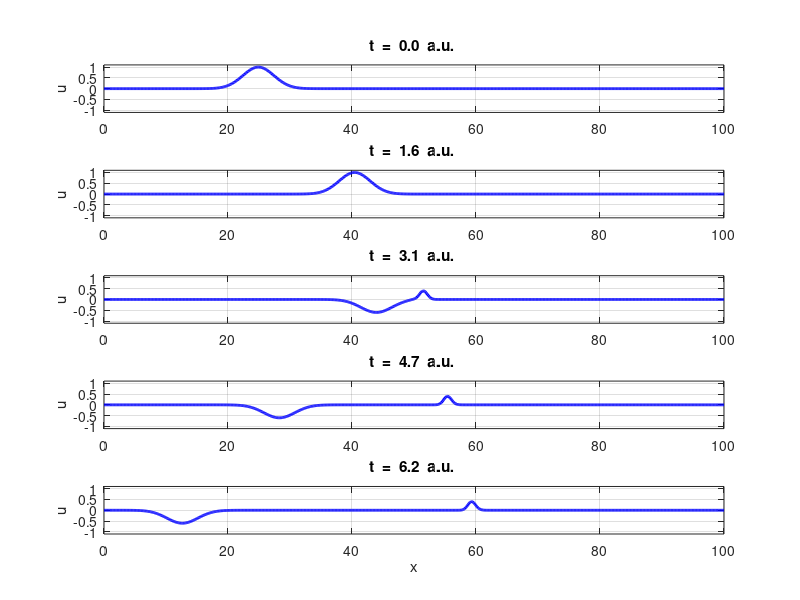
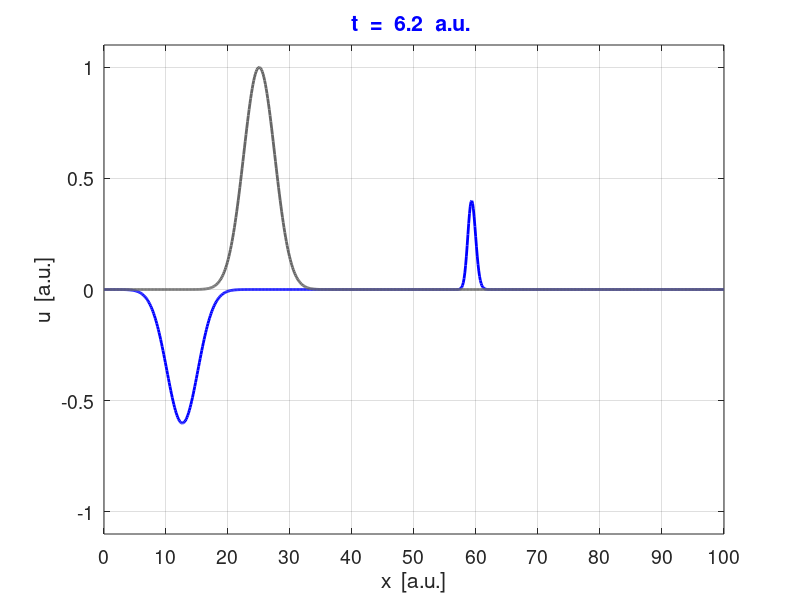
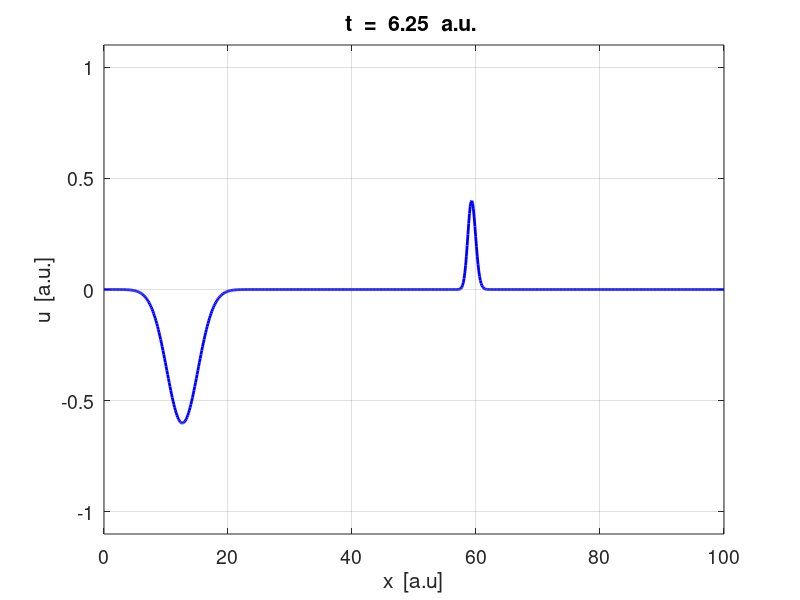

MATLAB code to generate these figures, in order:
% em_swe_01.m

% 14 nov 15
% Solving the scalar wave equation using the FDTD method
% Ian Cooper
% School of Physics, University of Sydney
% documentation: www.physics.usyd.edu.au/teach_res/mp/mphome.htm
% mscripts: www.physics.usyd.edu.au/teach_res/mp/mscripts

close all
clear all
clc
tic

% ========================================================================
% INPUTS
% ========================================================================

% Number of spatial grid points
  Nx = 800;
% Number of time steps
  Nt = 500;
% length of simulation region
   L = 100;
% wave or propagation speed
   v = 10;
% Courant number
   S = 1;
% Pulse type   Gaussian flag = 1  /  Rectangular flag = 2    
   flag = 1;
% Gaussian pulse
   A = 1;         % pulse amplitude
   s = 20;        % pulse width
   np = Nx/4;       % pulse starting point given by index np
   
% Setup for saving images (im)
     % flag: 0 animated gif NOT saved or 1 saved
         f_gif = 0;  
     % file name for animated gif   
         ag_name = 'ag_swe_07_1.gif'; 
     % the delay in seconds before displaying the next image  
         delay = 0.0; 
         
%  Set Boundary Conditions in main FTTD time loop                

% ========================================================================
% SETUP
% ========================================================================

% Initialise wavefunction and set boundary conditions (comments / uncommnet)  
   u = zeros(Nx,Nt); 

% Spatial grid spacing / time step / spatial grid
   hx = L / Nx;
   ht = S * hx / v;
   S2 = S^2;
   S12 = (S/4)^2;
   x = linspace(0, L , Nx);
   t = linspace(0,ht*Nt,Nt);

if flag == 1     % Gaussian pulse: 1st time step / 2nd time step
   
   for nx = 2 : Nx-1   % time step nt = 1
      % u(nx,1) = A .* exp(-0.5 .* ((x(nx)- x(np))./(s*hx)).^2);
        u(nx,1) = A .* exp(-0.5 .* ((nx-np)./s).^2);
   end

   for nx = 2 : Nx - 1   % time step 2
   %  u(nx,2) = A .* exp(-0.5 .* ((x(nx)-x(np) - v*ht)./(s*hx)).^2);
      u(nx,2) = A .* exp(-0.5 .* ((nx-np-1)./s).^2);
     %u(nx,2) = u(nx,1) - 0.5*S2*(u(nx+1,1) - 2*u(nx,1) + u(nx-1,1));
     %u(nx,2) =2*u(nx,1)-u(nx,1) + S2*(u(nx+1,1) - 2*u(nx,1)+u(nx-1,1)) ;  
   end
end

if flag == 2
% Rectangular pulse
   u(10:30,1) = 0.5;
   u(11:31,2) = 0.5;
end

% ========================================================================
% Solving the scalar wave equation FDTD   
% ========================================================================

for nt = 2 : Nt-1
    for nx = 2 : Nx-1
        if nx > Nx/2
            S2 = (S/4)^2;
        else  S2 = (S/1)^2;
        end
        u(nx,nt+1) = 2*u(nx,nt)- u(nx,nt-1)+ S2*(u(nx+1,nt) - 2*u(nx,nt) + u(nx-1,nt));     
    end
    
    % Set Boundary Conditions    comment / uncomment
      u(1, nt+1)  = 0;               % Fixed end
     % u(Nx, nt+1) = 0;               % Fixed end
      u(Nx,nt+1) = u(Nx-1,nt+1);      % Free end
    % u(1,nt+1) = u(2,nt+1);          % Free end
    %  u(Nx,nt+1) = u(Nx-1,nt);      % ABC
    %  u(1,nt+1)  = u(2,nt);         % ABC
end

% ========================================================================
% GRAPHICS
% ========================================================================
 
   figure(1)
      set(gcf,'units','normalized','position',[0.5,0.1,0.4,0.7]); 
      grid on
      col = 'b'; LW = 2; fs = 14;
      tm1 = 't  =  ';
      tm3 = '  a.u. ';
      subplot(5,1,1)
         xP = x; yP = u(:,1)';
         plot(xP, yP,col,'linewidth',LW);
         axis([0 L -1.1 1.1])
         tm2 = num2str(t(1),'%2.1f\n');
         tm = [tm1 tm2 tm3];
         title(tm);
         grid on; box on;
        % set(gca,'fontsize',fs);
        ylabel('u');
      subplot(5,1,2)
         xP = x; yP = u(:,round(Nt/4));
         plot(xP, yP,col,'linewidth',LW);
         axis([0 L -1.1 1.1])
         tm2 = num2str(t(round(1*Nt/4)),'%2.1f\n');
         tm = [tm1 tm2 tm3];
         title(tm);
         grid on; box on
         ylabel('u');
     subplot(5,1,3)
         xP = x; yP = u(:,round(2*Nt/4));
         plot(xP, yP,col,'linewidth',LW);
         axis([0 L -1.1 1.1]);
         tm2 = num2str(t(round(2*Nt/4)),'%2.1f\n');
         tm = [tm1 tm2 tm3];
         title(tm);
         grid on; box on;
         ylabel('u');
     subplot(5,1,4)
         xP = x; yP = u(:,round(3*Nt/4));
         plot(xP, yP,col,'linewidth',LW);
         axis([0 L -1.1 1.1]);
         tm2 = num2str(t(round(3*Nt/4)),'%2.1f\n');
         tm = [tm1 tm2 tm3];
         title(tm);
         grid on; box on;
         ylabel('u');
     subplot(5,1,5)
         xP = x; yP = u(:,round(Nt));
         plot(xP, yP,col,'linewidth',LW);
         axis([0 L -1.1 1.1]);
         tm2 = num2str(t(Nt),'%2.1f\n');
         tm = [tm1 tm2 tm3];
         title(tm);    
         grid on; box on;
         ylabel('u');
         xlabel('x');
         
   figure(2) % -----------------------------------------------------------
      set(gcf,'units','normalized','position',[0.05, 0.5, 0.4, 0.3]); 
      grid on
      col = 'b'; LW = 2; fs = 14;
      tm1 = 't  =  ';
      tm3 = '  a.u. ';
      
      xP = x; yP = u(:,end);
      plot(xP, yP,'color',col,'linewidth',LW);
      hold on
      col = [0.4 0.4 0.4]; LW = 2; 
      xP = x; yP = u(:,2);
      plot(xP, yP,'color',col,'linewidth',LW);
      
      axis([0 L -1.1 1.1])
      tm2 = num2str(t(end),'%2.1f\n');
      tm = [tm1 tm2 tm3];
      title(tm,'color','b');
      xlabel('x  [a.u.]'); ylabel('u  [a.u.]');
      set(gca,'fontsize',fs);
      set(gca,'Xtick',0:10:100);
      box on; grid on
      
 % ========================================================================        
 %   ANIMATION: SAVE FILE AS animated gig
 % ========================================================================
 
 figure(3)
    set(gcf,'units','normalized','position',[0.05,0.1,0.4,0.3]);
    set(gcf,'color','w');
    grid on
    col = 'b'; LW = 2; fs = 14;
    c = 1;
    tm1 = 't  =  ';
    tm3 = '  a.u. ';
  
    xP = x; yP = u(:,1); col = [0 0 1]; LW = 1;
    plot(xP, yP,'color',col,'linewidth',LW);
    axis([0 L -1.1 1.1]);
    set(gca,'Xtick',0:10:100);
    LW = 2; col = [0 0 1];
    
for nt = 1: Nt
      xP = x; yP = u(:,nt);
      plot(xP,yP,'color',col,'linewidth',LW);
      axis([0 L -1.1 1.1])
      grid on
      set(gca,'fontsize',fs);
      xlabel('x  [a.u]'); ylabel('u  [a.u.]');
      tm2 = num2str(t(nt),'%2.2f\n');
      tm = [tm1 tm2 tm3];
      title(tm);
      pause(0.001);
      drawnow;
    
   if f_gif > 0 
      frame = getframe(3);
      im = frame2im(frame);
      [imind,cm] = rgb2ind(im,256);
      % On the first loop, create the file. In subsequent loops, append.
      if nt==1
         imwrite(imind,cm,ag_name,'gif','DelayTime',delay,'loopcount',inf);
      else
        imwrite(imind,cm,ag_name,'gif','DelayTime',delay,'writemode','append');
      end
   end   

end
   
     

% ========================================================================

toc